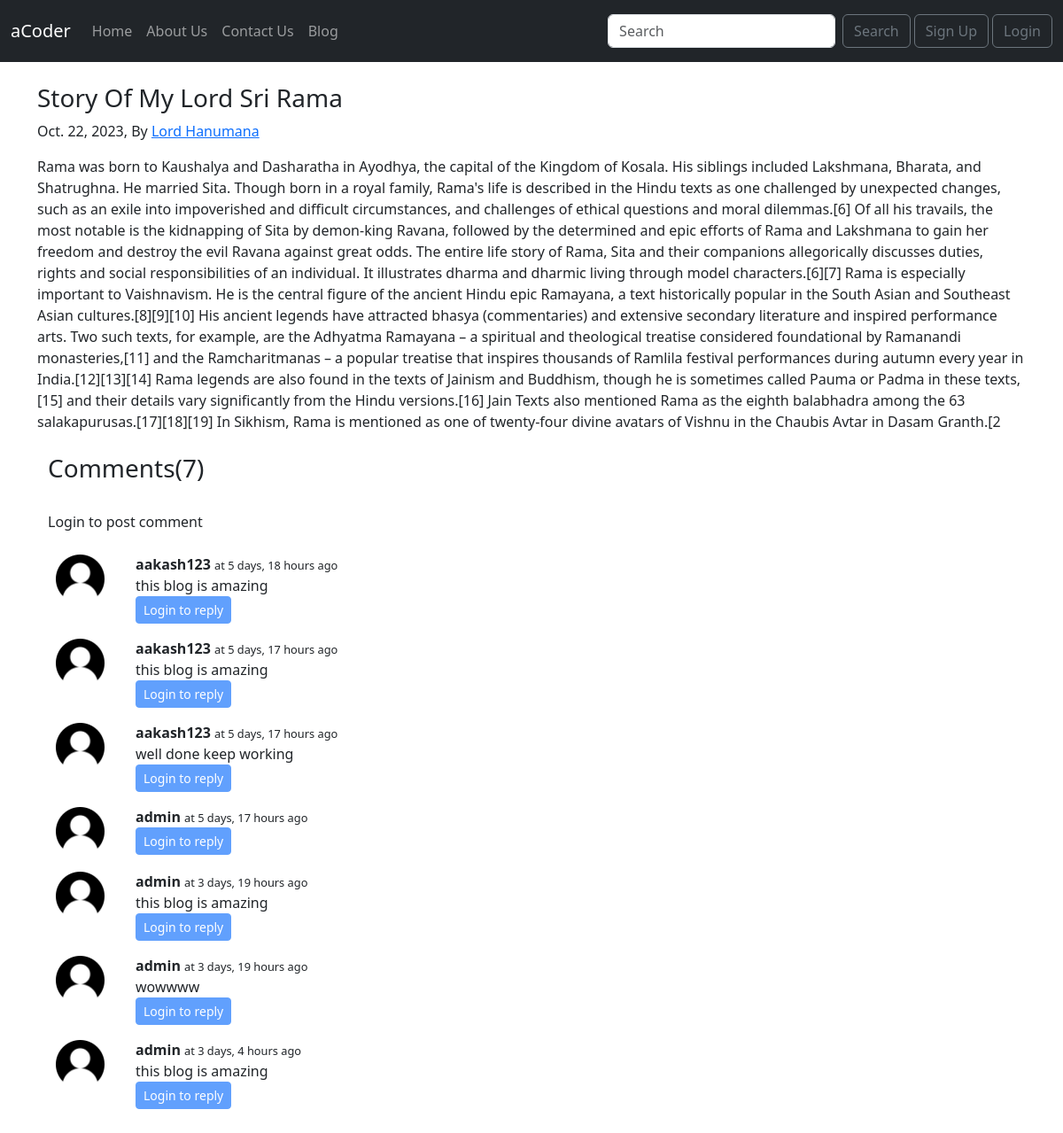
/blog/Story-of-lord-Rama, run on the app's committed database.
### blog/models.py (models this page shows, shortened)
class Post(models.Model):
    sno=models.IntegerField(primary_key=True)
    author=models.CharField( max_length=500)
    title=models.CharField( max_length=500)
    content=models.TextField()
    slug=models.CharField(max_length=200)
    timestamp=models.DateField(auto_now_add=False)

class blogComment(models.Model):
    sno=models.AutoField(primary_key=True)
    user=models.ForeignKey(User, on_delete=models.CASCADE)
    post=models.ForeignKey(Post, on_delete=models.CASCADE)
    parent=models.ForeignKey('self', on_delete=models.CASCADE,null=True)
    timeStamp=models.DateTimeField(default=timezone.now)
    comments=models.TextField()

### blog/views.py (the view)
# urls.py: path('<str:slug>', views.BlogPost,name='BlogPost'),
def BlogPost(request,slug):
    post=Post.objects.filter(slug=slug).first()  #Return first blog from list of blogs
    user=request.user    #Give current user
    Comments=blogComment.objects.filter(post=post,parent=None)
    replies=blogComment.objects.filter(post=post).exclude(parent=None)
    replyDict={}
    for reply in replies:
        if reply.parent.sno not in replyDict.keys():
            replyDict[reply.parent.sno]=[reply]
        else:
             replyDict[reply.parent.sno].append(reply)
    context={'post':post,'comments':Comments,'user':user,'replyDict':replyDict}
    return render(request,'blog/blogPost.html',context)

### templates/blog/blogPost.html (shortened to what this page needs)
{% extends "base.html" %}
{% load humanize %}
{% load extras %}
{% load static %}
{% block body %}
<div class="container my-4">
    <h3>{{post.title}}</h3>
    <p>{{post.timestamp}}, By <a id="authorName" href="/about/">{{post.author}}</a></p>
    <p>
        {{post.content|safe}}
    </p>
    <div class="container my-4">
        <h3>Comments({{comments.count}})</h3><br>
        {% if user.is_anonymous %}
        <p>Login to post comment</P>
        {% endif %}
        {% for comment in comments %}
        <div class="d-flex">
            <div class="UserImage" id="UserImage">
                <img src="/media/image/user2.png" alt="image is loading">
            </div>
            <div class="col-md-11 p-2"><b>{{comment.user}} </b><span style="font-size: 80%;"> at
                    {{comment.timeStamp| naturaltime}} </span>
                <div>{{comment.comments}}
                </div>
                {% if user.is_authenticated %}
                <div class="replyInput">
                    <button class="btn btn-sm btn-primary sm mx-1 my-2 " type="button" data-bs-toggle="collapse"
                        data-bs-target="#reply{{comment.sno}}" aria-expanded="false"
                        aria-controls="reply{{comment.sno}}">
                        Reply
                    </button>
                    <a id="ShowReplyBtn"
                        class="link-primary link-opacity-50-hover text-decoration-none mx-1 my-2 py-2 px-1 rounded-pill "
                        data-bs-toggle="collapse" href="#replies{{comment.sno}}" aria-expanded="false"
                        aria-controls="replies{{comment.sno}}">
                        Replies({{replyDict|get_replies:comment.sno|length}})
                    </a>
                    <div class="collapse" id="reply{{comment.sno}}" aria-expanded="false">
                        <div class="card card-body my-2">
                            <form class="form-group" action="/blog/postComment" method="post">
                                {% csrf_token %}
                                <input class="form-control" type="text" name="comment"
                                    placeholder="enter your comments here">
                                <input type="hidden" name="parentSno" value="{{comment.sno}}">
                                <input type="submit" class="btn btn-primary my-2" value="submit">
                                <input type="hidden" name="postSno" value="{{post.sno}}">
                            </form>
                        </div>
                    </div>
                    <div class="collapse" id="replies{{comment.sno}}" aria-expanded="false">
                        <div class="replies">
                            {% comment %} get_replies is custome tmplate method {% endcomment %}
                            {% for reply in replyDict|get_replies:comment.sno %}
                            <div class="d-flex">
                                <div class="UserImage">
                                    <img src="{% static " image/user2.png" %}" alt="image is loading">
                                </div>
                                <div class="col-md-11 p-2"><b>{{reply.user}} </b><span style="font-size: 80%;"> at
                                        {{reply.timeStamp|naturaltime }} </span>
                                    <div>{{reply.comments}}</div>
                                </div>
                            </div>
                            {% endfor %}
                        </div>
                    </div>
                </div>
                {% else %}
                <button class="btn btn-sm btn-primary" disabled>Login to reply</button>
                {% endif %}
            </div>
        </div>
        {% endfor %}
    </div>
</div>
{% endblock %}

### templates/base.html (shortened to what this page needs)
<!DOCTYPE html>
<html lang="en">
<head>
  <link href="https://cdn.jsdelivr.net/npm/bootstrap@5.3.1/dist/css/bootstrap.min.css" rel="stylesheet"
>
</head>
<body>
  <nav class="navbar navbar-expand-lg sticky-top navbar-dark bg-dark">
    <div class="container-fluid">
      <a class="navbar-brand" href="/">aCoder</a>
      <div class="collapse navbar-collapse" id="navbarSupportedContent">
        <ul class="navbar-nav me-auto mb-2 mb-lg-0">
          <li class="nav-item">
            <a class="nav-link {% block home %}{% endblock %}" aria-current="page" href="/">Home</a>
          </li>
          <li class="nav-item">
            <a class="nav-link {% block about %}{% endblock %}" href="/about">About Us</a>
          </li>
          <li class="nav-item">
            <a class="nav-link {% block contact %}{% endblock %}" href="/contact">Contact Us</a>
          </li>
          <li class="nav-item">
            <a class="nav-link {% block blog %}{% endblock %}" href="/blog">Blog</a>
          </li>
        </ul>
        <form class="d-flex" role="search" method="GET" action="/search">
          <input class="form-control me-2" type="search" name="query" id="searchInput" placeholder="Search"
            aria-label="Search">
          <button class="btn btn-outline-secondary" type="submit">Search</button>
        </form>
        {% if user.is_authenticated %}
        <div class="dropdown mx-2">
          <a class="btn btn-outline-secondary dropdown-toggle my-2" href="#" id="dropdownUser" role="button" data-bs-toggle="dropdown" aria-expanded="false">
          Welcome {{user}}
          </a>
          <ul class="dropdown-menu ">
            <li><a class="dropdown-item" href="/logout">Logout</a></li>
            <li><a class="dropdown-item" href="/logout">Setting</a></li>
            <li><a class="dropdown-item" href="/logout">Account Details</a></li>
            {% comment %} <li><a class="dropdown-item" href="#">Another action</a></li>
            <li><a class="dropdown-item" href="#">Something else here</a></li> {% endcomment %}
          </ul>
        </div>
        {% else %}
        <button type="button" class="btn btn-outline-secondary mx-1 my-2" data-bs-toggle="modal" data-bs-target="#signupModal">
          Sign Up
        </button>
        <button type="button" class="btn btn-outline-secondary  my-2" data-bs-toggle="modal" data-bs-target="#loginModal">
          Login
        </button>
        {% endif %}
      </div>
    </div>
  </nav>
  {% block body %}
  {% endblock body  %}
</body>
</html>

### data on the page
Post: title "Story Of My Lord Sri Rama", timestamp "Oct. 22, 2023", author "Lord Hanumana", content "Rama was born to Kaushalya and Dasharatha in Ayodhya, the capital of the Kingdom of Kosala. His siblings included Lakshmana, Bharata, and Shatrughna. He married Sita. Though born in a royal family, Rama's life is described in the Hindu texts as one challenged by unexpected changes, such as an exile into impoverished and difficult circumstances, and challenges of ethical questions and moral dilemmas.[6] Of all his travails, the most notable is the kidnapping of Sita by demon-king Ravana, followed by the determined and epic efforts of Rama and Lakshmana to gain her freedom and destroy the evil Ravana against great odds. The entire life story of Rama, Sita and their companions allegorically…"
blogComment: user "aakash123", timeStamp "5 days, 18 hours ago", comments "this blog is amazing"
blogComment: user "aakash123", timeStamp "5 days, 17 hours ago", comments "this blog is amazing"
blogComment: user "aakash123", timeStamp "5 days, 17 hours ago", comments "well done keep working"
blogComment: user "admin", timeStamp "5 days, 17 hours ago"
blogComment: user "admin", timeStamp "3 days, 19 hours ago", comments "this blog is amazing"
blogComment: user "admin", timeStamp "3 days, 19 hours ago", comments "wowwww"
blogComment: user "admin", timeStamp "3 days, 4 hours ago", comments "this blog is amazing"

### other printed values
{{ comments.count }} "7"
